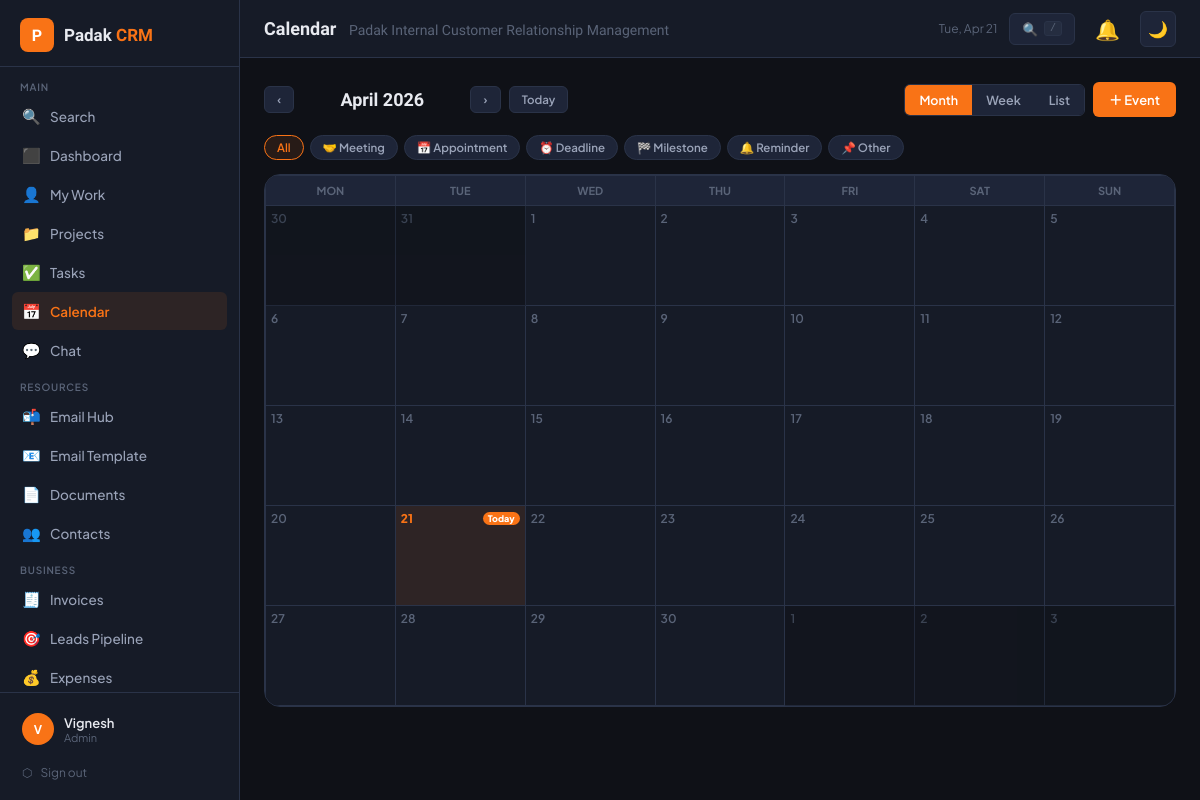
/calendar.php (signed in), run on an earlier commit of the app's database.
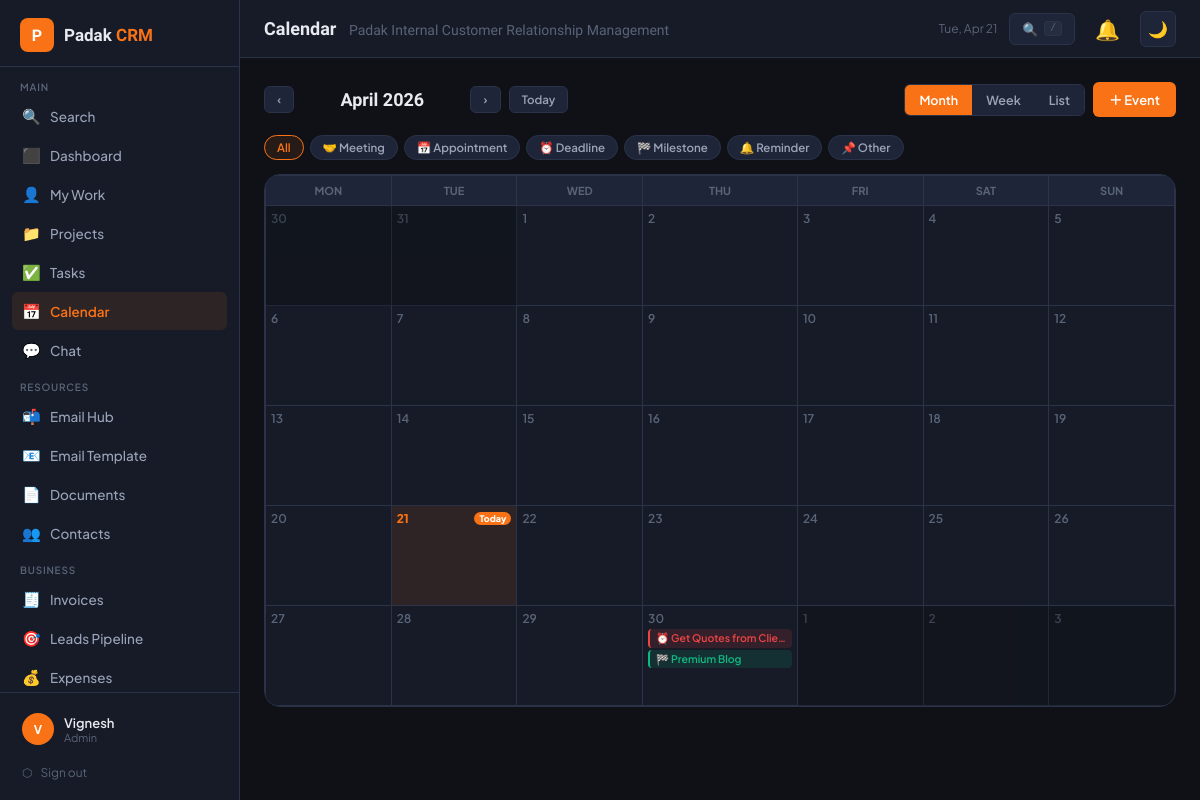
And on a later commit of the database.
### tables this page shows
CREATE TABLE `tasks` (
  `id` int(11) NOT NULL,
  `title` varchar(250) NOT NULL,
  `description` text DEFAULT NULL,
  `project_id` int(11) DEFAULT NULL,
  `assigned_to` int(11) DEFAULT NULL,
  `created_by` int(11) NOT NULL,
  `status` enum('todo','in_progress','review','done') DEFAULT 'todo',
  `priority` enum('low','medium','high','urgent') DEFAULT 'medium',
  `due_date` date DEFAULT NULL,
  `completed_at` datetime DEFAULT NULL,
  `created_at` datetime DEFAULT current_timestamp(),
  `updated_at` datetime DEFAULT current_timestamp() ON UPDATE current_timestamp()
);

### config.php (called while the page is built, shortened)
<?php
function currentUser(): array {
    return [
        'id'   => $_SESSION['crm_user_id'] ?? 0,
        'name' => $_SESSION['crm_name'] ?? '',
        'role' => $_SESSION['crm_role'] ?? '',
        'email'=> $_SESSION['crm_email'] ?? '',
        'avatar'=> $_SESSION['crm_avatar'] ?? null,
    ];
}
function h(string $s): string { return htmlspecialchars($s, ENT_QUOTES, 'UTF-8'); }

### calendar.php (the view, shortened to what the changed rows need)
<?php
require_once 'config.php';
require_once 'includes/layout.php';
$db   = getCRMDB();
$user = currentUser();
$uid  = (int)$user['id'];
$TYPES = [
    'meeting'     => ['label'=>'Meeting',     'color'=>'#6366f1','icon'=>'🤝'],
    'appointment' => ['label'=>'Appointment', 'color'=>'#f97316','icon'=>'📅'],
    'deadline'    => ['label'=>'Deadline',    'color'=>'#ef4444','icon'=>'⏰'],
    'milestone'   => ['label'=>'Milestone',   'color'=>'#10b981','icon'=>'🏁'],
    'reminder'    => ['label'=>'Reminder',    'color'=>'#f59e0b','icon'=>'🔔'],
    'other'       => ['label'=>'Other',       'color'=>'#8b5cf6','icon'=>'📌'],
];
$view   = $_GET['view']   ?? 'month';
$year   = (int)($_GET['y'] ?? date('Y'));
$month  = (int)($_GET['m'] ?? date('m'));
$view_eid=(int)($_GET['eid'] ?? 0);
$type_f = $_GET['type'] ?? '';
$month = max(1, min(12, $month));
$year  = max(2020, min(2099, $year));
$range_start = sprintf('%04d-%02d-01', $year, $month);
$range_end   = date('Y-m-t', strtotime($range_start));
$type_where = $type_f ? " AND ce.event_type='".$db->real_escape_string($type_f)."'" : '';
function loadEvents(mysqli $db, string $from, string $to, int $uid, string $type_where=''): array {
    return $db->query("
        SELECT ce.*, u.name AS creator_name,
            p.title AS proj_title, t.title AS task_title, c.name AS contact_name,
            (SELECT GROUP_CONCAT(us.name ORDER BY us.name SEPARATOR ', ')
             FROM calendar_attendees ca JOIN users us ON us.id=ca.user_id
             WHERE ca.event_id=ce.id) AS attendee_names,
            (SELECT rsvp FROM calendar_attendees WHERE event_id=ce.id AND user_id=$uid) AS my_rsvp
        FROM calendar_events ce
        LEFT JOIN users   u ON u.id=ce.created_by
        LEFT JOIN projects p ON p.id=ce.project_id
        LEFT JOIN tasks    t ON t.id=ce.task_id
        LEFT JOIN contacts c ON c.id=ce.contact_id
        WHERE DATE(ce.start_datetime) BETWEEN '$from' AND '$to'
          AND (ce.created_by=$uid OR EXISTS(SELECT 1 FROM calendar_attendees WHERE event_id=ce.id AND user_id=$uid) OR 1=1)
          $type_where
        ORDER BY ce.start_datetime ASC
    ")->fetch_all(MYSQLI_ASSOC);
}
$month_events = loadEvents($db, $range_start, $range_end, $uid, $type_where);
function taskDeadlines(mysqli $db, string $from, string $to, int $uid): array {
    $rows = $db->query("
        SELECT t.id, t.title, t.due_date, t.priority, t.status, p.title AS proj_title
        FROM tasks t LEFT JOIN projects p ON p.id=t.project_id
        WHERE t.due_date BETWEEN '$from' AND '$to'
          AND t.status != 'done'
          AND (t.assigned_to=$uid OR t.created_by=$uid OR 1=1)
        ORDER BY t.due_date ASC
    ")->fetch_all(MYSQLI_ASSOC);
    $out = [];
    foreach ($rows as $r) {
        $out[] = [
            'id'=>'t'.$r['id'], 'title'=>'⏰ '.$r['title'],
            'event_type'=>'deadline', 'color'=>'#ef4444',
            'start_datetime'=>$r['due_date'].' 00:00:00',
            'all_day'=>1, 'is_task'=>true,
            'proj_title'=>$r['proj_title'], 'priority'=>$r['priority'],
            'task_id'=>$r['id'],
        ];
    }
    return $out;
}
function projMilestones(mysqli $db, string $from, string $to): array {
    $rows = $db->query("
        SELECT id,title,due_date,status FROM projects
        WHERE due_date BETWEEN '$from' AND '$to' AND status NOT IN ('cancelled','completed')
        ORDER BY due_date
    ")->fetch_all(MYSQLI_ASSOC);
    $out = [];
    foreach ($rows as $r) {
        $out[] = [
            'id'=>'p'.$r['id'], 'title'=>'🏁 '.$r['title'],
            'event_type'=>'milestone', 'color'=>'#10b981',
            'start_datetime'=>$r['due_date'].' 00:00:00', 'all_day'=>1,
            'is_project'=>true, 'project_id'=>$r['id'],
        ];
    }
    return $out;
}
$task_deadlines  = taskDeadlines($db, $range_start, $range_end, $uid);
$proj_milestones = projMilestones($db, $range_start, $range_end);
$all_month       = array_merge($month_events, $task_deadlines, $proj_milestones);
usort($all_month, fn($a,$b)=>strcmp($a['start_datetime'],$b['start_datetime']));
$events_by_date = [];
foreach ($all_month as $e) {
    $d = substr($e['start_datetime'],0,10);
    $events_by_date[$d][] = $e;
}
$single_event = null;
$event_attendees = [];
$prev_m = $month === 1  ? ['y'=>$year-1,'m'=>12] : ['y'=>$year,'m'=>$month-1];
$next_m = $month === 12 ? ['y'=>$year+1,'m'=>1]  : ['y'=>$year,'m'=>$month+1];
?>
<?php if ($single_event && $view === 'event'):  ?>
<div style="margin-bottom:14px">
  <a href="calendar.php?y=<?= date('Y',strtotime($single_event['start_datetime'])) ?>&m=<?= date('m',strtotime($single_event['start_datetime'])) ?>" style="color:var(--text3);font-size:13px">← Back to Calendar</a>
</div>
<div class="ev-detail-grid">
  <div>
    <div class="card" style="margin-bottom:16px">
      <div style="display:flex;justify-content:space-between;align-items:flex-start;gap:12px;margin-bottom:16px;flex-wrap:wrap">
        <div>
          <div style="display:flex;align-items:center;gap:10px;margin-bottom:6px">
            <div style="width:14px;height:14px;border-radius:3px;background:<?= h($single_event['color']) ?>;flex-shrink:0"></div>
            <h2 style="font-family:var(--font-display);font-size:20px;font-weight:700"><?= h($single_event['title']) ?></h2>
          </div>
          <div style="display:flex;gap:8px;flex-wrap:wrap">
            <?php $t=$TYPES[$single_event['event_type']]??$TYPES['other']; ?>
            <span class="badge" style="background:<?= $t['color'] ?>20;color:<?= $t['color'] ?>"><?= $t['icon'] ?> <?= $t['label'] ?></span>
            <?php $sc=['scheduled'=>'#10b981','completed'=>'#6366f1','cancelled'=>'#ef4444'][$single_event['status']]??'#94a3b8'; ?>
            <span class="badge" style="background:<?= $sc ?>20;color:<?= $sc ?>"><?= ucfirst($single_event['status']) ?></span>
            <?php if ($single_event['recur'] !== 'none'): ?>
            <span class="badge" style="background:var(--bg3);color:var(--text2)">🔁 <?= ucfirst($single_event['recur']) ?></span>
            <?php endif; ?>
          </div>
        </div>
        <div style="display:flex;gap:8px;flex-shrink:0">
          <?php if ($single_event['created_by'] == $uid || isManager()): ?>
          <a href="calendar.php?edit=<?= $view_eid ?>" class="btn btn-ghost btn-sm">✎ Edit</a>
          <form method="POST" onsubmit="return confirm('Delete this event?')" style="display:inline">
            <input type="hidden" name="action" value="delete_event">
            <input type="hidden" name="eid" value="<?= $view_eid ?>">
            <button class="btn btn-danger btn-sm">🗑</button>
          </form>
          <?php endif; ?>
        </div>
      </div>
      <?php if ($single_event['description']): ?>
      <p style="color:var(--text2);font-size:13.5px;line-height:1.7;margin-bottom:16px;padding:12px;background:var(--bg3);border-radius:8px"><?= nl2br(h($single_event['description'])) ?></p>
      <?php endif; ?>
      <div style="display:grid;grid-template-columns:repeat(3,1fr);gap:10px;margin-bottom:16px">
        <div class="ev-meta-box">
          <div class="ev-meta-lbl">Start</div>
          <div class="ev-meta-val"><?= date($single_event['all_day']?'M j, Y':'M j, Y g:ia', strtotime($single_event['start_datetime'])) ?></div>
        </div>
        <div class="ev-meta-box">
          <div class="ev-meta-lbl">End</div>
          <div class="ev-meta-val"><?= $single_event['end_datetime'] ? date($single_event['all_day']?'M j, Y':'M j, Y g:ia',strtotime($single_event['end_datetime'])) : '—' ?></div>
        </div>
        <div class="ev-meta-box">
          <div class="ev-meta-lbl">Location</div>
          <div class="ev-meta-val"><?= $single_event['location'] ? h($single_event['location']) : '—' ?></div>
        </div>
        <?php if ($single_event['proj_title']): ?>
        <div class="ev-meta-box">
          <div class="ev-meta-lbl">Project</div>
          <div class="ev-meta-val"><a href="projects.php?view=<?= $single_event['project_id'] ?>" style="color:var(--orange)"><?= h($single_event['proj_title']) ?></a></div>
        </div>
        <?php endif; ?>
        <?php if ($single_event['task_title']): ?>
        <div class="ev-meta-box">
          <div class="ev-meta-lbl">Task</div>
          <div class="ev-meta-val"><a href="tasks.php?edit=<?= $single_event['task_id'] ?>" style="color:var(--orange)"><?= h($single_event['task_title']) ?></a></div>
        </div>
        <?php endif; ?>
        <?php if ($single_event['contact_name']): ?>
        <div class="ev-meta-box">
          <div class="ev-meta-lbl">Contact</div>
          <div class="ev-meta-val"><?= h($single_event['contact_name']) ?></div>
        </div>
        <?php endif; ?>
      </div>
      <?php
        $my_rsvp_row = array_filter($event_attendees, fn($a)=>$a['id']==$uid);
        $my_rsvp     = $my_rsvp_row ? array_values($my_rsvp_row)[0]['rsvp'] : null;
      ?>
      <?php if ($my_rsvp !== null): ?>
      <div style="border-top:1px solid var(--border);padding-top:14px">
        <div style="font-size:12px;font-weight:600;color:var(--text2);margin-bottom:8px;text-transform:uppercase;letter-spacing:.04em">Your Response</div>
        <form method="POST" style="display:flex;gap:8px">
          <input type="hidden" name="action" value="rsvp">
          <input type="hidden" name="eid" value="<?= $view_eid ?>">
          <button name="rsvp" value="accepted" class="rsvp-btn <?= $my_rsvp==='accepted'?'accepted':'' ?>">✓ Accept</button>
          <button name="rsvp" value="declined" class="rsvp-btn <?= $my_rsvp==='declined'?'declined':'' ?>">✕ Decline</button>
          <button name="rsvp" value="pending"  class="rsvp-btn <?= $my_rsvp==='pending'?'active':'' ?>">? Maybe</button>
        </form>
      </div>
      <?php endif; ?>
    </div>
  </div>
  <div class="card">
    <div class="card-title" style="margin-bottom:14px">Attendees (<?= count($event_attendees) ?>)</div>
    <?php if (empty($event_attendees)): ?>
    <p style="font-size:13px;color:var(--text3)">No attendees.</p>
    <?php else: ?>
    <?php foreach ($event_attendees as $a):
      $rc=['accepted'=>'#10b981','declined'=>'#ef4444','pending'=>'#f59e0b'][$a['rsvp']]??'#94a3b8';
    ?>
    <div style="display:flex;align-items:center;gap:10px;padding:8px 0;border-bottom:1px solid var(--border)">
      <div class="avatar" style="width:30px;height:30px;font-size:11px;background:var(--bg4);color:var(--text)"><?= strtoupper(substr($a['name'],0,1)) ?></div>
      <div style="flex:1">
        <div style="font-size:13px;font-weight:600;color:var(--text)"><?= h($a['name']) ?></div>
        <div style="font-size:11px;color:var(--text3)"><?= ucfirst($a['role']) ?></div>
      </div>
      <span class="badge" style="background:<?= $rc ?>20;color:<?= $rc ?>"><?= ucfirst($a['rsvp']) ?></span>
    </div>
    <?php endforeach; ?>
    <?php endif; ?>
    <div style="margin-top:14px;padding-top:14px;border-top:1px solid var(--border)">
      <div style="font-size:11px;color:var(--text3)">Created by <?= h($single_event['creator_name']) ?></div>
    </div>
  </div>
</div>
<?php else:  ?>
<div class="type-filter">
  <a href="calendar.php?view=<?= $view ?>&y=<?= $year ?>&m=<?= $month ?>" class="type-pill <?= !$type_f?'active':'' ?>">All</a>
  <?php foreach ($TYPES as $tk=>$tv): ?>
  <a href="calendar.php?view=<?= $view ?>&y=<?= $year ?>&m=<?= $month ?>&type=<?= $tk ?>" class="type-pill <?= $type_f===$tk?'active':'' ?>" style="<?= $type_f===$tk?"border-color:{$tv['color']};color:{$tv['color']};background:{$tv['color']}18":'' ?>"><?= $tv['icon'] ?> <?= $tv['label'] ?></a>
  <?php endforeach; ?>
</div>
<?php if ($view === 'month'):  ?>
<div style="background:var(--bg2);border:1px solid var(--border);border-radius:var(--radius-lg);overflow:hidden">
  <div class="cal-grid">
    <?php foreach (['Mon','Tue','Wed','Thu','Fri','Sat','Sun'] as $dow): ?>
    <div class="cal-dow"><?= $dow ?></div>
    <?php endforeach; ?>
    <?php
    $first_day = mktime(0,0,0,$month,1,$year);
    $days_in   = (int)date('t',$first_day);
    $dow_first = (int)date('N',$first_day);
    $today     = date('Y-m-d');
    $total_cells = $dow_first - 1 + $days_in;
    $total_cells = $total_cells + (7 - ($total_cells % 7 ?: 7));
    for ($cell = 0; $cell < $total_cells; $cell++):
        $day_offset = $cell - ($dow_first - 1) + 1;
        if ($day_offset < 1) {
            $prev_days = cal_days_in_month(CAL_GREGORIAN, $prev_m['m'], $prev_m['y']);
            $actual_day = $prev_days + $day_offset;
            $actual_date = sprintf('%04d-%02d-%02d',$prev_m['y'],$prev_m['m'],$actual_day);
            $other = true;
        } elseif ($day_offset > $days_in) {
            $actual_day = $day_offset - $days_in;
            $actual_date = sprintf('%04d-%02d-%02d',$next_m['y'],$next_m['m'],$actual_day);
            $other = true;
        } else {
            $actual_day = $day_offset;
            $actual_date = sprintf('%04d-%02d-%02d',$year,$month,$actual_day);
            $other = false;
        }
        $is_today   = ($actual_date === $today);
        $day_events = $events_by_date[$actual_date] ?? [];
        $has_events = !empty($day_events);
        $classes    = 'cal-cell'.($is_today?' today':'').($other?' other-month':'').($has_events?' has-events':'');
    ?>
    <div class="<?= $classes ?>" onclick="dayClick('<?= $actual_date ?>')">
      <div class="cal-day-num <?= $is_today?'today-num':'' ?>">
        <span><?= $actual_day ?></span>
        <?php if ($is_today): ?><span style="font-size:9px;background:var(--orange);color:#fff;padding:1px 5px;border-radius:99px">Today</span><?php endif; ?>
      </div>
      <?php
        foreach (array_slice($day_events, 0, 3) as $e):
          $ec = $e['color'] ?? '#f97316';
          $is_task = !empty($e['is_task']) || !empty($e['is_project']);
      ?>
      <a href="<?= $is_task ? 'calendar.php?view=event&eid=0&date='.$actual_date : 'calendar.php?view=event&eid='.$e['id'] ?>"
         class="cal-event-pill"
         style="background:<?= $ec ?>22;color:<?= $ec ?>;border-left:2px solid <?= $ec ?>"
         onclick="event.stopPropagation()"
         title="<?= h($e['title']) ?>">
        <?= h(mb_substr($e['title'],0,22)).(mb_strlen($e['title'])>22?'…':'') ?>
      </a>
      <?php endforeach; ?>
    </div>
    <?php endfor; ?>
  </div>
</div>
<?php endif;  ?>
<?php endif;  ?>

What changed in the data, as far as the page shows it:
added tasks: title "⏰ Get Quotes from Clie"
Also different on the page:
new list line: "🏁 Premium Blog"
